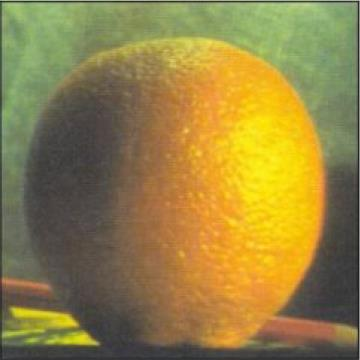
#> input picture resources/orange.jpg, 360 x 360 px, found by its file name
$ jupyter execute image_pyramid.ipynb
#> lines starting #> are read from the running program, lines starting #| are printed output that depends on the picture
### 图像金字塔
#### pyrup() -----由上向下构建金字塔
#### pyrdown()  -----由下向上构建金字塔

[cell 1]
import cv2
import matplotlib.pyplot as plt

[cell 2]
img=cv2.imread(r'E:\pythonProject\opencvProject\resources\orange.jpg')
#> img is the input picture: shape (360, 360, 3); mean B, G, R 68.3, 130.1, 148.5
lower1_img=cv2.pyrDown(img)
lower2_img=cv2.pyrDown(lower1_img)
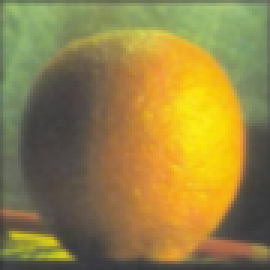
#> lower2_img: shape (90, 90, 3) (shown 3 times larger); mean B, G, R 68.3, 130.4, 148.7
lower3_img=cv2.pyrDown(lower2_img)
lower4_img=cv2.pyrDown(lower3_img)
lower5_img=cv2.pyrDown(lower4_img)

# [9 lines of commented-out code are left out]

[cell 3]
# [4 lines of commented-out code are left out]

[cell 4]
plt.subplot(231),plt.imshow(lower5_img),plt.title('第一层'),plt.xticks([]),plt.yticks([])
plt.subplot(232),plt.imshow(lower4_img),plt.title('第二层'),plt.xticks([]),plt.yticks([])
plt.subplot(233),plt.imshow(lower3_img),plt.title('第三层'),plt.xticks([]),plt.yticks([])
plt.subplot(234),plt.imshow(lower2_img),plt.title('第四层'),plt.xticks([]),plt.yticks([])
plt.subplot(235),plt.imshow(lower1_img),plt.title('第五层'),plt.xticks([]),plt.yticks([])
plt.subplot(236),plt.imshow(img),plt.title('第六层'),plt.xticks([]),plt.yticks([])
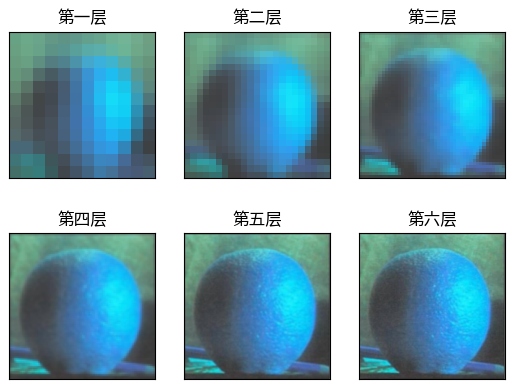
#> figure drawn by matplotlib, 6 panels; B, G, R data is drawn as R, G, B

##### 图像金字塔用于图像融合

[cell 5]
import numpy as np
apple=cv2.imread(r'E:\pythonProject\opencvProject\resources\apple.jpg')
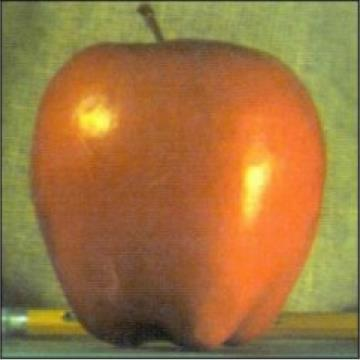
#> input picture resources/apple.jpg, 360 x 360 px, found by its file name
#> apple is the input picture: shape (360, 360, 3); mean B, G, R 63.9, 117.4, 157.2
orange=cv2.imread(r'E:\pythonProject\opencvProject\resources\orange.jpg')

# 获取高斯金字塔
G1=apple.copy()
gpa=[G1]
G2=orange.copy()
gpo=[G2]
for i in range(3):
    G1=cv2.pyrDown(G1)
    G2=cv2.pyrDown(G2)
    gpa.append(G1)
    gpo.append(G2)
#> after the loop, gpa = 4 items; gpo = 4 items

print(len(gpa),len(gpo))
#| 4 4
for i in range(4):
    print(gpa[i].shape)

[cell 6]
# 获取每一层的拉普拉斯金字塔
Lpa=[gpa[3]]
Lpo=[gpo[3]]
for i in range(3,0,-1):
    GEa = cv2.pyrUp(gpa[i])
    GEo =cv2.pyrUp(gpo[i])
    La= np.subtract(gpa[i-1],GEa)
    Lo=np.subtract(gpo[i-1],GEo)
    Lpa.append(La)
    Lpo.append(Lo)
#> this loop made 3 passes
#> pass 1, `La= np.subtract(gpa[i-1],GEa)`:
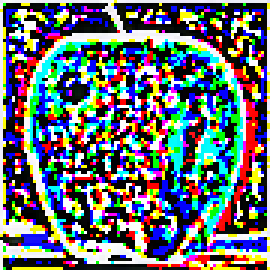
#> La: shape (90, 90, 3) (shown 3 times larger); mean of channels 0, 1, 2 114.3, 109.3, 101.8; drawn as B, G, R
#> pass 1, `Lo=np.subtract(gpo[i-1],GEo)`:
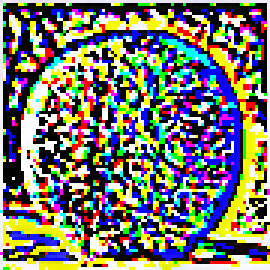
#> Lo: shape (90, 90, 3) (shown 3 times larger); mean of channels 0, 1, 2 108.5, 118.7, 119.5; drawn as B, G, R
#> after the loop, Lpa = 4 items; Lpo = 4 items

print(len(Lpa),len(Lpo))
#| 4 4

#### 每一层拉普拉斯进行融合

[cell 7]
LS=[]
for x,y in zip(Lpa,Lpo):
    rows,cols,dims=x.shape
    ls=np.hstack((x[:,:int(cols/2)],y[:,int(cols/2):]))
    LS.append(ls)
#> this loop made 4 passes
#> (rows, cols) on passes 1 to 4: (45, 45), (90, 90), (180, 180), (360, 360)
#> pass 2, `ls=np.hstack((x[:,:int(cols/2)],y[:,int(cols/2):]))`:
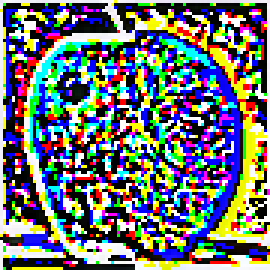
#> ls: shape (90, 90, 3) (shown 3 times larger); mean of channels 0, 1, 2 114.2, 113.5, 108.5; drawn as B, G, R
#> pass 3, `ls=np.hstack((x[:,:int(cols/2)],y[:,int(cols/2):]))`:
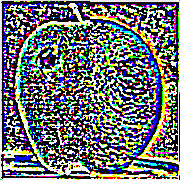
#> ls: shape (180, 180, 3); mean of channels 0, 1, 2 112.3, 111.1, 109.5; drawn as B, G, R
#> after the loop, LS = 4 items

ls=LS[0]
for i in range(1,4):
    ls=cv2.pyrUp(ls)
    ls=np.add(ls,LS[i])
#> this loop made 3 passes
#> pass 1, `ls=np.add(ls,LS[i])`:
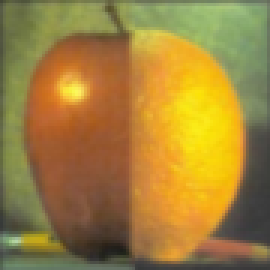
#> ls: shape (90, 90, 3) (shown 3 times larger); mean B, G, R 60, 129.5, 159.9

[cell 8]
plt.imshow(ls),plt.title('1'),plt.xticks([]),plt.yticks([])

[cell 9]
plt.imshow(ls),plt.title('1'),plt.xticks([]),plt.yticks([])

[cell 10]
img=cv2.imread(r'E:\pythonProject\opencvProject\resources\orange.jpg')
lower1_img=cv2.pyrDown(img)
lower2_img=cv2.pyrDown(lower1_img)
lower3_img=cv2.pyrDown(lower2_img)
lower4_img=cv2.pyrDown(lower3_img)
lower5_img=cv2.pyrDown(lower4_img)

# [9 lines of commented-out code are left out]

[cell 11]
# [4 lines of commented-out code are left out]

[cell 12]
plt.subplot(231),plt.imshow(lower5_img),plt.title('第一层'),plt.xticks([]),plt.yticks([])
plt.subplot(232),plt.imshow(lower4_img),plt.title('第二层'),plt.xticks([]),plt.yticks([])
plt.subplot(233),plt.imshow(lower3_img),plt.title('第三层'),plt.xticks([]),plt.yticks([])
plt.subplot(234),plt.imshow(lower2_img),plt.title('第四层'),plt.xticks([]),plt.yticks([])
plt.subplot(235),plt.imshow(lower1_img),plt.title('第五层'),plt.xticks([]),plt.yticks([])
plt.subplot(236),plt.imshow(img),plt.title('第六层'),plt.xticks([]),plt.yticks([])

##### 图像金字塔用于图像融合

[cell 13]
import numpy as np
apple=cv2.imread(r'E:\pythonProject\opencvProject\resources\apple.jpg')
orange=cv2.imread(r'E:\pythonProject\opencvProject\resources\orange.jpg')

# 获取高斯金字塔
G1=apple.copy()
gpa=[G1]
G2=orange.copy()
gpo=[G2]
for i in range(3):
    G1=cv2.pyrDown(G1)
    G2=cv2.pyrDown(G2)
    gpa.append(G1)
    gpo.append(G2)

print(len(gpa),len(gpo))
#| 4 4
for i in range(4):
    print(gpa[i].shape)

[cell 14]
# 获取每一层的拉普拉斯金字塔
Lpa=[gpa[3]]
Lpo=[gpo[3]]
for i in xrange(3,0,-1):
    GEa = cv2.pyrUp(gpa[i])
    GEo =cv2.pyrUp(gpo[i])
    La= np.subtract(gpa[i-1],GEa)
    Lo=np.subtract(gpo[i-1],GEo)
    Lpa.append(La)
    Lpo.append(Lo)
#> this loop made 3 passes
#> pass 2, `Lo=np.subtract(gpo[i-1],GEo)`:
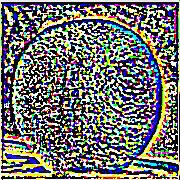
#> Lo: shape (180, 180, 3); mean of channels 0, 1, 2 110.6, 113.7, 113.5; drawn as B, G, R

print(len(Lpa),len(Lpo))
#| 4 4

#### 每一层拉普拉斯进行融合

[cell 15]
LS=[]
for x,y in zip(Lpa,Lpo):
    rows,cols,dims=x.shape
    ls=np.hstack((x[:,:int(cols/2)],y[:,int(cols/2):]))
    LS.append(ls)

ls=LS[0]
for i in range(1,4):
    ls=cv2.pyrUp(ls)
    ls=np.add(ls,LS[i])

直接融合实例

[cell 16]
rows,cols,dims=apple.shape
real=np.hstack((apple[:,:int(cols/2)],orange[:,int(cols/2):]))
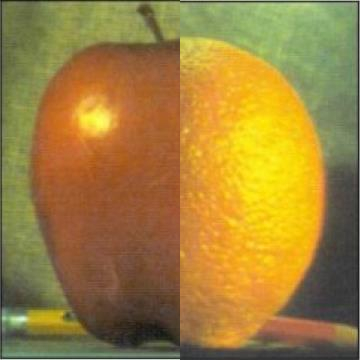
#> real: shape (360, 360, 3); mean B, G, R 59.9, 128.7, 159.1

[cell 17]
plt.subplot(121),plt.imshow(ls),plt.title('1'),plt.xticks([]),plt.yticks([])
plt.subplot(122),plt.imshow(real),plt.title('1'),plt.xticks([]),plt.yticks([])
#> figure, not shown here; B, G, R data is drawn as R, G, B
